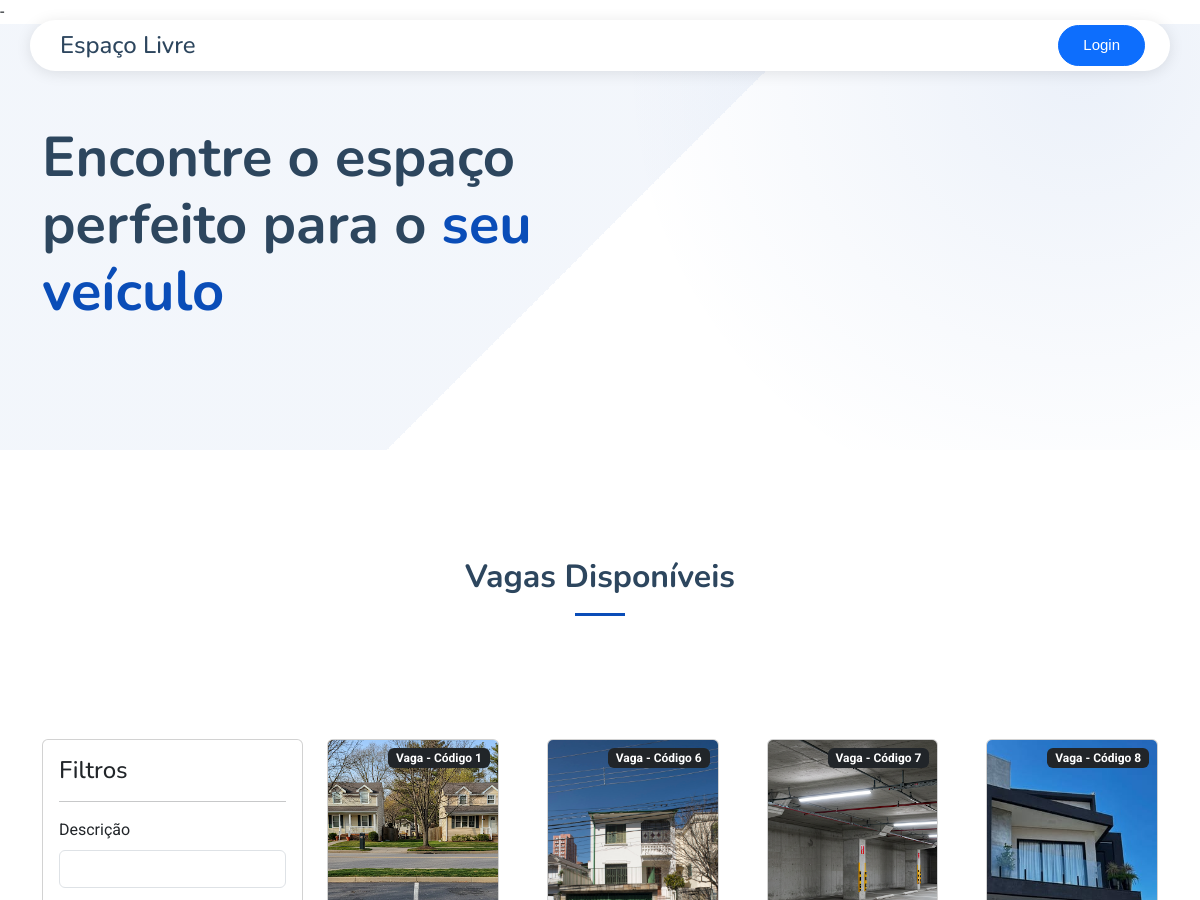
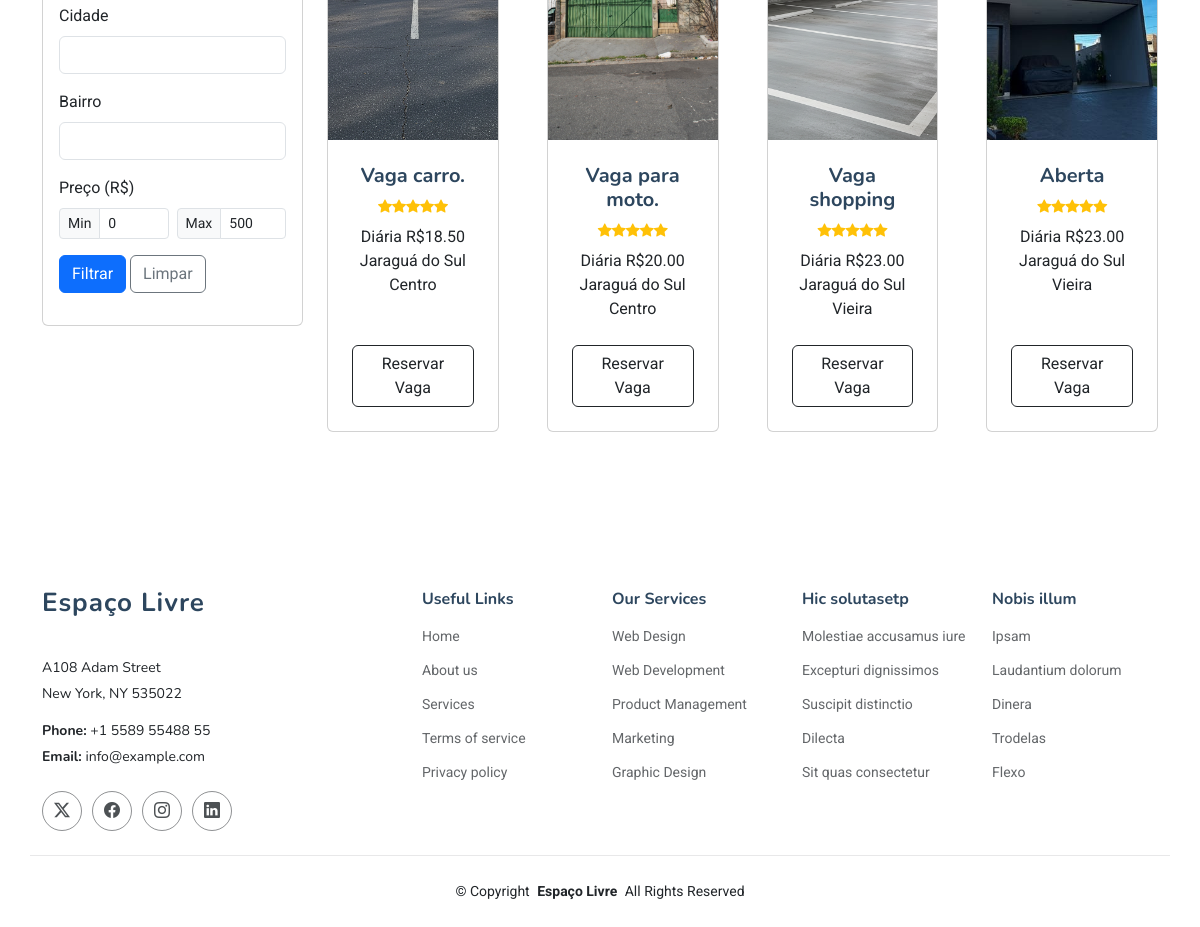
/buscaVagas.php, run on an earlier commit of the app's database (2 pictures, top to bottom).
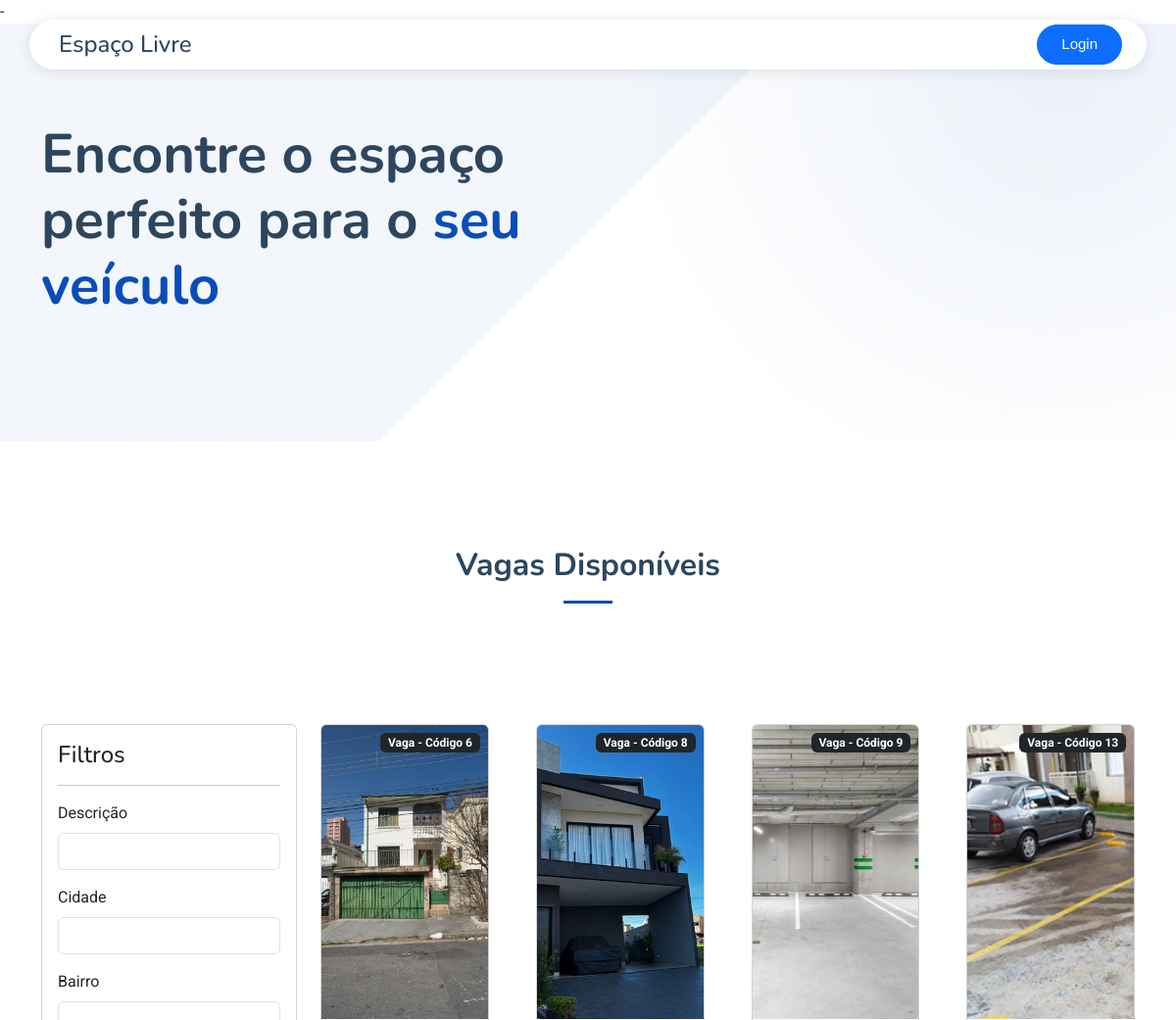
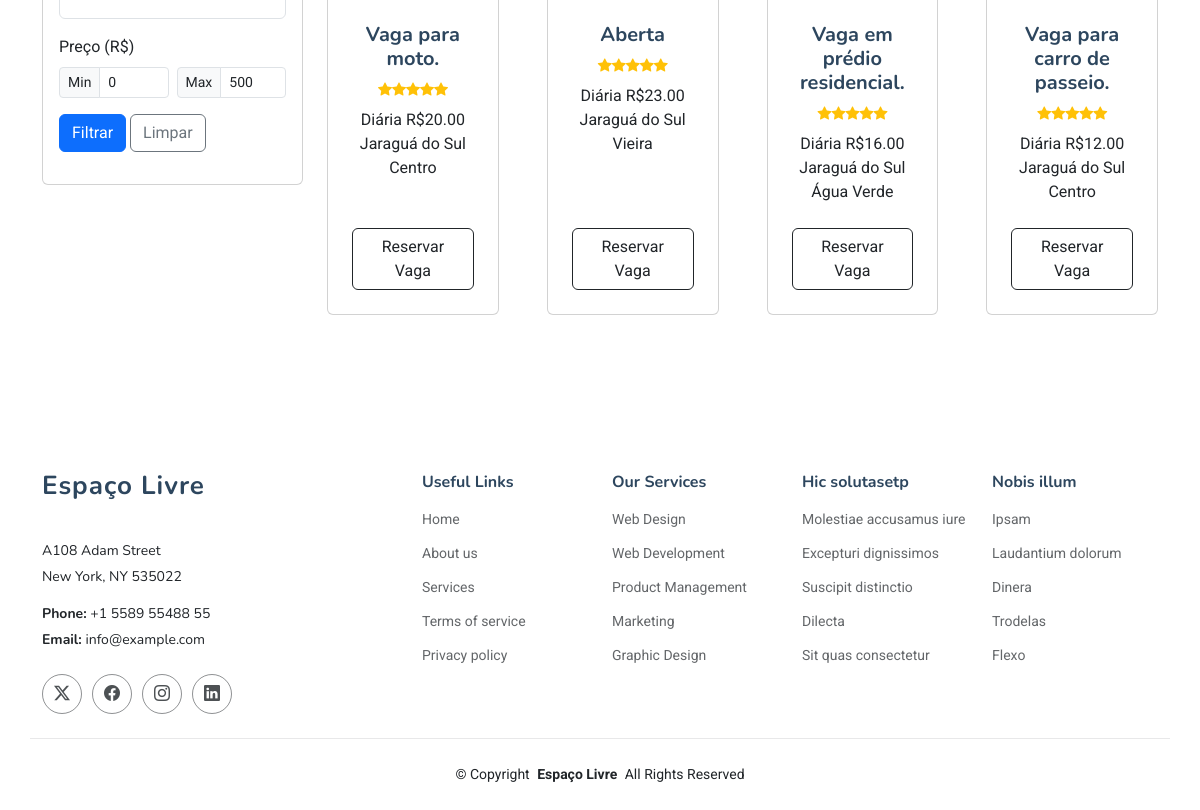
And on a later commit of the database (2 pictures, top to bottom).
### tables this page shows
CREATE TABLE `vagas` (
  `id` int(20) NOT NULL,
  `descricao` text NOT NULL,
  `cep` varchar(20) NOT NULL,
  `cidade` varchar(255) NOT NULL,
  `bairro` varchar(255) NOT NULL,
  `endereco` varchar(255) NOT NULL,
  `numero` varchar(20) DEFAULT NULL,
  `complemento` varchar(255) DEFAULT NULL,
  `foto_vaga` varchar(255) NOT NULL,
  `preco` decimal(10,2) NOT NULL,
  `id_uf` int(20) NOT NULL,
  `id_usuario` int(20) NOT NULL,
  `dataCadastro` date DEFAULT curdate()
);

### buscaVagas.php (the view, shortened to what this page needs)
<?php
include_once 'conexao.php';
$filtros = filter_input_array(INPUT_GET, FILTER_UNSAFE_RAW);
$filtro_descricao = $filtros['filter']['descricao'] ?? '';
$filtro_cidade = $filtros['filter']['cidade'] ?? '';
$filtro_bairro = $filtros['filter']['bairro'] ?? '';
$filtro_preco_min_get = $filtros['filter']['preco_min'] ?? null;
$filtro_preco_max_get = $filtros['filter']['preco_max'] ?? null;
$display_preco_min = ($filtro_preco_min_get !== null && $filtro_preco_min_get !== '') ? htmlspecialchars($filtro_preco_min_get) : '0';
$display_preco_max = ($filtro_preco_max_get !== null && $filtro_preco_max_get !== '') ? htmlspecialchars($filtro_preco_max_get) : '500';
$condicoes = [];
$where = !empty($condicoes) ? 'WHERE ' . implode(' AND ', $condicoes) : '';
?>
<!DOCTYPE html>
<html lang="pt-br">
<?php
require_once 'components/head.php';
?>
<body class="index-page">
    <?php require_once 'components/header.php'; ?>
    <main class="main">
        <section id="hero" class="hero section">
            <div class="container" data-aos="fade-up" data-aos-delay="100">
                <div class="row align-items-center">
                    <div class="col-lg-6">
                        <div class="hero-content" data-aos="fade-up" data-aos-delay="200">
                            <h1 class="mb-4">
                                Encontre o espaço perfeito para o
                                <span class="accent-text">seu veículo</span>
                            </h1>
                        </div>
                    </div>
                </div>
            </div>
        </section>
        <section id="features" class="features section">
            <br><br>
            <div class="container section-title" data-aos="fade-up">
                <h2>Vagas Disponíveis</h2><br>
            </div>
            <div class="container mt-4">
                <div class="row">
                    <div class="col-md-3">
                        <div class="card mb-4">
                            <div class="card-body">
                                <h4 class="card-title">Filtros</h4>
                                <hr>
                                <form method="GET" action="">
                                    <div class="mb-3">
                                        <label for="descricao" class="form-label">Descrição</label>
                                        <input type="text" class="form-control" id="descricao" name="filter[descricao]"
                                            autocomplete="off" value="<?= $filtro_descricao ?>">
                                    </div>
                                    <div class="mb-3">
                                        <label for="cidade" class="form-label">Cidade</label>
                                        <input type="text" class="form-control" id="cidade" name="filter[cidade]"
                                            autocomplete="off" value="<?= $filtro_cidade ?? '' ?>">
                                    </div>
                                    <div class="mb-3">
                                        <label for="bairro" class="form-label">Bairro</label>
                                        <input type="text" class="form-control" id="bairro" name="filter[bairro]"
                                            autocomplete="off" value="<?= $filtro_bairro ?? '' ?>">
                                    </div>
                                    <div class="mb-3">
                                        <label class="form-label">Preço (R$)</label>
                                        <div class="price-inputs">
                                            <div class="row g-2">
                                                <div class="col-6">
                                                    <div class="input-group input-group-sm">
                                                        <span class="input-group-text">Min</span>
                                                        <input type="number" class="form-control min-price-input"
                                                            name="filter[preco_min]"
                                                            placeholder="Mínimo"
                                                            min="0"
                                                            max="10000"
                                                            value="<?= $display_preco_min ?>"
                                                            step="1">
                                                    </div>
                                                </div>
                                                <div class="col-6">
                                                    <div class="input-group input-group-sm">
                                                        <span class="input-group-text">Max</span>
                                                        <input type="number" class="form-control max-price-input"
                                                            name="filter[preco_max]"
                                                            placeholder="Máximo"
                                                            min="0"
                                                            max="10000"
                                                            value="<?= $display_preco_max ?>"
                                                            step="1">
                                                    </div>
                                                </div>
                                            </div>
                                        </div>
                                    </div>
                                    <div class="filter-actions mt-3">
                                        <button type="submit" class="btn btn-primary mb-3">Filtrar</button>
                                        <a href="<?= htmlspecialchars($_SERVER['PHP_SELF']) ?>" class="btn btn-outline-secondary mb-3">Limpar</a>
                                    </div>
                                </form>
                            </div>
                        </div>
                    </div>
                    <div class="col-md-9">
                        <div class="row gx-4 gx-lg-5 row-cols-1 row-cols-md-2 row-cols-lg-3 row-cols-xl-4 justify-content-center">
                            <?php
                            $sql_pesquisa = "SELECT * FROM `vagas` " . $where;
                            $result = mysqli_query($conexao, $sql_pesquisa);
                            while ($linha = mysqli_fetch_assoc($result)) {
                            ?>
                                <div class="col mb-5">
                                    <div class="card h-100">
                                        <div class="badge bg-dark text-white position-absolute"
                                            style="top: 0.5rem; right: 0.5rem">
                                            Vaga - Código <?php echo $linha['id'] ?>
                                        </div>
                                        <?php
                                        $caminhoImagem = !empty($linha['foto_vaga']) ? $linha['foto_vaga'] : 'assets/img/sem-imagem.jpg'; ?>
                                        <img class="card-img-top" src="<?= htmlspecialchars($caminhoImagem) ?>" alt="Imagem da vaga" style="height: 300px; object-fit: cover;" />
                                        <div class="card-body p-4">
                                            <div class="text-center">
                                                <h5 class="fw-bolder"><?php echo $linha['descricao'] ?></h5>
                                                <div class="d-flex justify-content-center small text-warning mb-2">
                                                    <div class="bi-star-fill"></div>
                                                    <div class="bi-star-fill"></div>
                                                    <div class="bi-star-fill"></div>
                                                    <div class="bi-star-fill"></div>
                                                    <div class="bi-star-fill"></div>
                                                </div>
                                                Diária R$<?php echo $linha['preco'] ?><br>
                                                <?php echo $linha['cidade'] ?><br>
                                                <?php echo $linha['bairro'] ?><br>
                                            </div>
                                        </div>
                                        <div class="card-footer p-4 pt-0 border-top-0 bg-transparent">
                                            <div class="text-center">
                                                <a href="cadastrarReserva.php?id=<?php echo $linha['id']; ?>" class="btn btn-outline-dark mt-auto">Reservar Vaga</a>
                                            </div>
                                        </div>
                                    </div>
                                </div>
                            <?php } ?>
                        </div>
                    </div>
                </div>
            </div>
    </main>
    <?php require_once 'components/footer.php'; ?>
</body>
</html>

### components/head.php (shortened to what this page needs)
<head>
  <head>
    <link href="assets/vendor/bootstrap/css/bootstrap.min.css" rel="stylesheet">
    <link href="assets/vendor/bootstrap-icons/bootstrap-icons.css" rel="stylesheet">
    <link href="assets/vendor/aos/aos.css" rel="stylesheet">
    <link href="assets/vendor/glightbox/css/glightbox.min.css" rel="stylesheet">
    <link href="assets/vendor/swiper/swiper-bundle.min.css" rel="stylesheet">
    <link href="assets/css/main.css" rel="stylesheet">
    <link href="assets/css/auxiliar.css" rel="stylesheet">
  </head>-

### components/header.php (shortened to what this page needs)
<header id="header" class="header d-flex align-items-center fixed-top">
  <div class="header-container container-fluid container-xl position-relative d-flex align-items-center justify-content-between">
    <a href="index.php" class="logo d-flex align-items-center me-auto me-xl-0">
      <h1 class="sitename">Espaço Livre</h1>
    </a>
    <nav id="navmenu" class="navmenu">
      <ul>
        <?php if (isset($_SESSION['id']) && isset($_SESSION['nome'])): ?>
          <li><a href="cadastrarVaga.php">Cadastrar Vagas</a></li>
          <li><a href="buscaVagas.php">Reservar Vagas</a></li>
          <li class="dropdown">
            <a href="#" class="bi bi-person" onclick="toggleDropdown(event)">
              <?php echo htmlspecialchars($_SESSION['nome'])?>
            </a>
            <ul class="dropdown-content">
              <li><a href="account.php#tab-perfil.php#"><i class="bi bi-person-circle me-2"></i>Meu Perfil</a></li>
              <li><a href="account.php#tab-reservas.php"><i class="bi bi-calendar2-check me-2"></i> Minhas Reservas</a></li>
              <li><a href="account.php#tab-vagas.php"><i class="bi bi-car-front-fill me-2"></i> Minhas Vagas</a></li>
              <li><a href="sair.php"><i class="bi bi-box-arrow-right me-2"></i> Sair</a></li>
            </ul>
          </li>
        <?php else: ?>
          <li class="nav-item">
            <a href="login.php" class="btn btn-primary text-white rounded-pill px-4 py-2 ms-3">Login</a>
          </li>
        <?php endif; ?>
      </ul>
    </nav>
  </div>
</header>

### components/footer.php (shortened to what this page needs)
<footer id="footer" class="footer">
  <div class="container footer-top">
    <div class="row gy-4">
      <div class="col-lg-4 col-md-6 footer-about">
        <a href="index.php" class="logo d-flex align-items-center">
          <span class="sitename">Espaço Livre</span>
        </a>
        <div class="footer-contact pt-3">
          <p>A108 Adam Street</p>
          <p>New York, NY 535022</p>
          <p class="mt-3"><strong>Phone:</strong> <span>+1 5589 55488 55</span></p>
          <p><strong>Email:</strong> <span>info@example.com</span></p>
        </div>
        <div class="social-links d-flex mt-4">
          <a href=""><i class="bi bi-twitter-x"></i></a>
          <a href=""><i class="bi bi-facebook"></i></a>
          <a href=""><i class="bi bi-instagram"></i></a>
          <a href=""><i class="bi bi-linkedin"></i></a>
        </div>
      </div>
      <div class="col-lg-2 col-md-3 footer-links">
        <h4>Useful Links</h4>
        <ul>
          <li><a href="#">Home</a></li>
          <li><a href="#">About us</a></li>
          <li><a href="#">Services</a></li>
          <li><a href="#">Terms of service</a></li>
          <li><a href="#">Privacy policy</a></li>
        </ul>
      </div>
      <div class="col-lg-2 col-md-3 footer-links">
        <h4>Our Services</h4>
        <ul>
          <li><a href="#">Web Design</a></li>
          <li><a href="#">Web Development</a></li>
          <li><a href="#">Product Management</a></li>
          <li><a href="#">Marketing</a></li>
          <li><a href="#">Graphic Design</a></li>
        </ul>
      </div>
      <div class="col-lg-2 col-md-3 footer-links">
        <h4>Hic solutasetp</h4>
        <ul>
          <li><a href="#">Molestiae accusamus iure</a></li>
          <li><a href="#">Excepturi dignissimos</a></li>
          <li><a href="#">Suscipit distinctio</a></li>
          <li><a href="#">Dilecta</a></li>
          <li><a href="#">Sit quas consectetur</a></li>
        </ul>
      </div>
      <div class="col-lg-2 col-md-3 footer-links">
        <h4>Nobis illum</h4>
        <ul>
          <li><a href="#">Ipsam</a></li>
          <li><a href="#">Laudantium dolorum</a></li>
          <li><a href="#">Dinera</a></li>
          <li><a href="#">Trodelas</a></li>
          <li><a href="#">Flexo</a></li>
        </ul>
      </div>
    </div>
  </div>
  <div class="container copyright text-center mt-4">
    <p>© <span>Copyright</span> <strong class="px-1 sitename">Espaço Livre</strong> <span>All Rights Reserved</span></p>
  </div>
  <link href="https://cdn.jsdelivr.net/npm/bootstrap-icons@1.11.3/font/bootstrap-icons.min.css" rel="stylesheet">
  <link href="https://cdnjs.cloudflare.com/ajax/libs/noUiSlider/15.7.1/nouislider.min.css" rel="stylesheet">
</footer>

What changed in the data, as far as the page shows it:
removed vagas: id "1", foto_vaga (picture), descricao "Vaga carro.", preco "18.50", cidade "Jaraguá do Sul", bairro "Centro"
removed vagas: id "7", foto_vaga (picture), descricao "Vaga shopping", preco "23.00", cidade "Jaraguá do Sul", bairro "Vieira"
added vagas: id "9", foto_vaga (picture), descricao "Vaga em prédio residencial.", preco "16.00", cidade "Jaraguá do Sul", bairro "Água Verde"
added vagas: id "13", foto_vaga (picture), descricao "Vaga para carro de passeio.", preco "12.00", cidade "Jaraguá do Sul", bairro "Centro"
